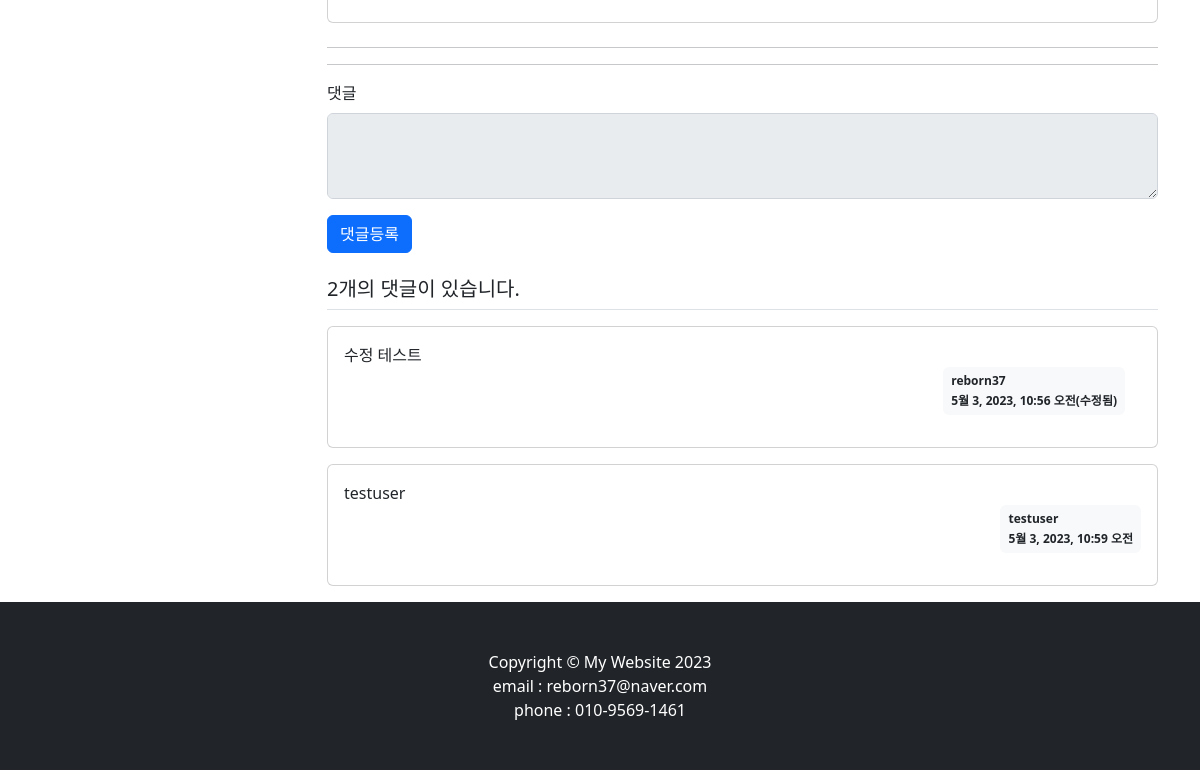
Before: /blog/comment/create/23/ (lower part) with the older database file.
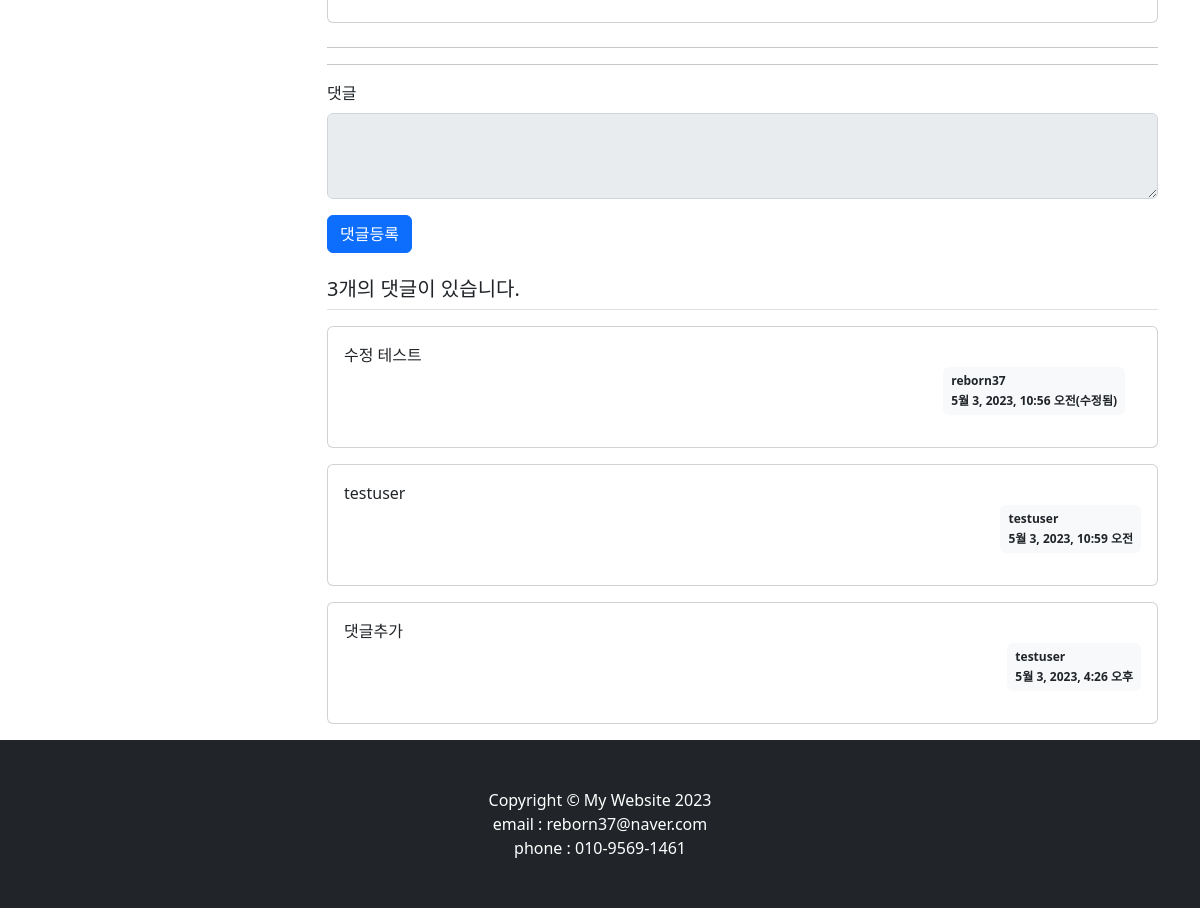
After: the same page with the newer database file.
### blog/models.py (models this page shows, shortened)
class Post(models.Model):
    id = models.AutoField(primary_key=True)
    title = models.CharField(max_length=200)
    author = models.ForeignKey(User, on_delete=models.CASCADE, related_name='author_question')
    content = models.TextField()
    create_date = models.DateTimeField()
    modify_date = models.DateTimeField(null=True, blank=True)
    click = models.IntegerField(null=True, default=0) # 클릭
    category = models.ForeignKey(Category,null=True,blank=True,on_delete=models.SET_NULL,related_name='blog_category')
    class Meta:
        db_table = 'post'

class Comment(models.Model):
    post = models.ForeignKey(Post, on_delete=models.CASCADE)
    author = models.ForeignKey(User, on_delete=models.CASCADE, related_name='author_answer')
    content = models.TextField()
    create_date = models.DateTimeField()
    modify_date = models.DateTimeField(null=True, blank=True)

### blog/views.py (the view)
# urls.py: path('comment/create/<int:post_id>/',views.comment_create, name='comment_create'),
def comment_create(request, post_id):
    post = get_object_or_404(Post, pk=post_id)
    if request.method == "POST":
        form = CommentForm(request.POST)
        if form.is_valid():
            comment = form.save(commit=False)
            comment.author = request.user  # author 속성에 로그인 계정 저장
            comment.create_date = timezone.now()
            comment.post = post
            comment.save()
            return redirect('{}#comment_{}'.format(
                resolve_url('blog:detail', post_id=post.id), comment.id))
    else:
        form = CommentForm()
    context = {'post': post, 'form': form}
    return render(request, 'blog/post_detail.html', context)

### blog/forms.py
class CommentForm(forms.ModelForm):
    class Meta:
        model = Comment
        fields = ['content']
        labels = {
            'content':_('댓글내용'),
        }

### blog/templatetags/blog_filter.py (called while the page is built)
@register.filter
def mark(value):
    extensions = ["nl2br", "fenced_code","tables"]
    return mark_safe(markdown.markdown(value, extensions=extensions))

### templates/blog/post_detail.html (shortened to what this page needs)
{% extends 'base.html' %}
{% load blog_filter %}
{% block content %}
<div class="container">
    <div class="row">
        {% include  "blogleftbox.html" %}
        <div class='col-lg-9'>
            <div class='card mb-4'>
                <div class='card-body'>
                    <div class='card-text'>
                    </div>
                </div>
            </div>
            <hr/>
            <hr/>
            <form action="{% url 'blog:comment_create' post.id %}" method="post" class="my-3">
                <div class="mb-3">
                    <label for="content" class="form-label">댓글</label>
                    <textarea {% if not user.is_authenticated %}disabled{% endif %}
                    name="content" id="content" class="form-control" rows="3"></textarea>
                </div>
                <input type="submit" value="댓글등록" class="btn btn-primary">
            </form>
            <h5 class="border-bottom my-3 py-2">{{post.comment_set.count}}개의 댓글이 있습니다.</h5>
            {% for comment in post.comment_set.all %}
            <div class="card my-3">
                <div class="card-body">
                    <div class="card-text">{{ comment.content }}</div>
                    <div class="d-flex justify-content-end">
                        {% if comment.modify_date %}
                        <div class="badge bg-light text-dark p-2 text-start mx-3">
                            <div class="mb-2">{{ comment.author.username }}</div>
                            <div>{{ comment.modify_date }}(수정됨)</div>
                        </div>
                        {% else %}
                        <div class="badge bg-light text-dark p-2 text-start">
                            <div class="mb-2">{{ comment.author.username }}</div>
                            <div>{{ comment.create_date }}</div>
                        </div>
                        {% endif %}
                    </div>
                </div>
            </div>
            {% endfor %}
        </div>
    </div>
</div>
{% endblock %}

Changed rows visible on the page:
computed for Post: comment_set.count "2" → "3"
added Comment: content "댓글추가", author.username "testuser", create_date "5월 3, 2023, 4:26 오후"
